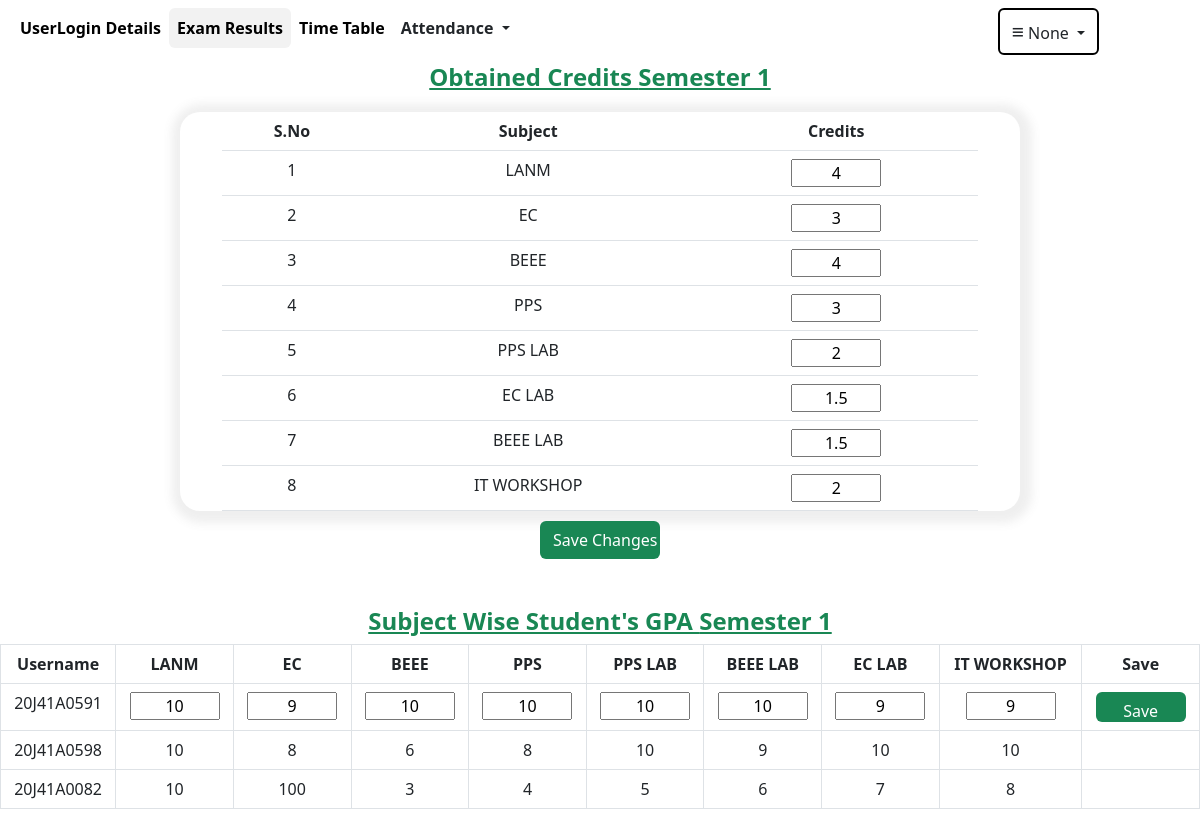
The page /edituserresults/20J41A0591/sem1 on the database its author committed.
### user/models.py (models this page shows, shortened)
class Semester(models.Model):
    username=models.ForeignKey(LoginDetails,on_delete=models.CASCADE)
    LANM=models.IntegerField()
    c1=models.CharField(max_length=10,default=4)
    EC=models.IntegerField()
    c2=models.CharField(max_length=10,default=4)
    BEEE=models.IntegerField()
    c3=models.CharField(max_length=10,default=3)
    PPS=models.IntegerField()
    c4=models.CharField(max_length=10,default=3)
    PPS_LAB=models.IntegerField(default=0)
    c5=models.CharField(max_length=10,default=3)
    EC_LAB=models.IntegerField()
    c6=models.CharField(max_length=10,default=1)
    BEEE_LAB=models.IntegerField()
    c7=models.CharField(max_length=10,default=1.5)
    IT_WORKSHOP=models.IntegerField()
    c8=models.CharField(max_length=10,default=1.5)
    ENG=models.IntegerField(default=0)
    c9=models.CharField(max_length=10,default=3)
    PandS=models.IntegerField(default=0)
    c10=models.CharField(max_length=10,default=3)
    SCP=models.IntegerField(default=0)
    c11=models.CharField(max_length=10,default=4)
    PYTHON=models.IntegerField(default=0)
    c12=models.CharField(max_length=10,default=4)
    EG=models.IntegerField(default=0)
    c13=models.CharField(max_length=10,default=3)
    ENG_LAB=models.IntegerField(default=0)
    c14=models.CharField(max_length=10,default=1)
    SCP_LAB=models.IntegerField(default=0)
    c15=models.CharField(max_length=10,default=1)
    PYTHON_LAB=models.IntegerField(default=0)
    c16=models.CharField(max_length=10,default=2)
    DM=models.IntegerField(default=0)
    c17=models.CharField(max_length=10,default=3)
    COA=models.IntegerField(default=0)
    c18=models.CharField(max_length=10,default=3)
    DS=models.IntegerField(default=0)
    c19=models.CharField(max_length=10,default=3)
    JAVA=models.IntegerField(default=0)
    c20=models.CharField(max_length=10,default=3)
    OS=models.IntegerField(default=0)
    c21=models.CharField(max_length=10,default=3)
    DS_LAB=models.IntegerField(default=0)
    c22=models.CharField(max_length=10,default=1.5)
    JAVA_LAB=models.IntegerField(default=0)
    c23=models.CharField(max_length=10,default=1.5)
    OS_LAB=models.IntegerField(default=0)
    c24=models.CharField(max_length=10,default=2)
    GS=models.IntegerField(default=0)
    c25=models.CharField(max_length=10,default=0)
    ASOT=models.IntegerField(default=0)
    c26=models.CharField(max_length=10,default=3)
    DBMS=models.IntegerField(default=0)
    c27=models.CharField(max_length=10,default=3)
    WT=models.IntegerField(default=0)
    c28=models.CharField(max_length=10,default=3)
    DAA=models.IntegerField(default=0)
    c29=models.CharField(max_length=10,default=3)
    CC=models.IntegerField(default=0)
    c30=models.CharField(max_length=10,default=3)
    DBMS_LAB=models.IntegerField(default=0)
    c31=models.CharField(max_length=10,default=2)
    WT_LAB=models.IntegerField(default=0)
    c32=models.CharField(max_length=10,default=1.5)
    DAA_LAB=models.IntegerField(default=0)
    c33=models.CharField(max_length=10,default=1.5)
    ES=models.IntegerField(default=0)
    c34=models.CharField(max_length=10,default=0)

class LoginDetails(models.Model):
    username=models.CharField(max_length=20,primary_key=True)
    password=models.CharField(max_length=20)
    name=models.CharField(max_length=100)
    usertype=models.CharField(max_length=30,default="usertype")
    dept=models.CharField(max_length=30,default="department")
    def __str__(self):
        return self.username

### user/views.py (the view, shortened to what this page needs)
# urls.py: path('edituserresults/<str:pk>/<str:sem>',views.edituserresults,name="edituserresults"),
def edituserresults(request,pk,sem):
    users=LoginDetails.objects.filter(usertype="Student").order_by('username')
    stu=LoginDetails.objects.get(username=pk)
    ans=""
    if sem=="sem1":
        ans="Semester 1"
        try:
            student=Semester.objects.get(username=pk)
        except:
            student=Semester.objects.create(username=stu,LANM=0,EC=0,BEEE=0,PPS=0,PPS_LAB=0,EC_LAB=0,BEEE_LAB=0,IT_WORKSHOP=0,c1=0,c2=0,c3=0,c4=0,c5=0,c6=0,c7=0,c8=0)
    return render(request,'editresults.html',{'ans':ans,'semm':Semester.objects.all(),'stu':stu,'username':pk,'sem':sem,'users':users,'student':student,'uname':request.session.get('uname'),'name':request.session.get('name')})

### user/templates/editresults.html (shortened to what this page needs)
{% extends 'sem.html'%}
{% block cont%}
<form action='/edituserresults/{{username}}/{{sem}}' method='post'>
    <center>
    {% if sem == "sem1" %}
    <center>
        <h4 class="text-success fw-bolder text-decoration-underline">Obtained Credits {{ans}}</h4>
    </center>
    <div class="conta">
    <table class="table tab table-hover">
            <tr><th>S.No</th><th>Subject</th><th>Credits</th></tr>
            <tr><td>1</td><td>LANM</td><td><input name="lanm_credits" type="text" value="{{student.c1}}"></td></tr>
            <tr><td>2</td><td>EC</td><td><input type="text" name="ec_credits" value="{{student.c2}}"></td></tr>
            <tr><td>3</td><td>BEEE</td><td><input type="text" name="beee_credits" value="{{student.c3}}"></td></tr>
            <tr><td>4</td><td>PPS</td><td><input type="text" name="pps_credits"value="{{student.c4}}"></td></tr>
            <tr><td>5</td><td>PPS LAB</td><td><input type="text" name="pps_lab_credits"value="{{student.c5}}"></td></tr>
            <tr><td>6</td><td>EC LAB</td><td><input type="text" name="ec_lab_credits" value="{{student.c6}}"></td></tr>
            <tr><td>7</td><td>BEEE LAB</td><td><input type="text" name="beee_lab_credits" value="{{student.c7}}"></td></tr>
            <tr><td>8</td><td>IT WORKSHOP</td><td><input type="text"  name="it_credits" value="{{student.c8}}"></td></tr>
    </table>
</div>
{% endif %}
<input type="submit" class="btn text-white bg-success" style="width:120px;" value="Save Changes">
</center>
{%endblock%}
{% block table %}
{% if sem == "sem1" %}
<div class="outer">
<table class="table table-bordered" style="width:100vw;">
<tr class="tr"><th>Username</th><th>LANM</th><th>EC</th><th>BEEE</th><th>PPS</th><th>PPS LAB</th><th>BEEE LAB</th><th>EC LAB</th><th>IT WORKSHOP</th><th>Save</th></tr>
{% for user in semm%}
    {% if user.username == student.username %}
        <tr>
        <td>{{user.username}}</td>
        <td><input type="text" name="lanm" value="{{user.LANM}}"></td>
        <td><input type="text" name="ec" value="{{user.EC}}"></td>
        <td><input type="text" name="beee" value="{{user.BEEE}}"></td>
        <td><input type="text" name="pps" value="{{user.PPS}}"></td>
        <td><input type="text" name="pps_lab" value="{{user.PPS_LAB}}"></td>
        <td><input type="text" name="beee_lab" value="{{user.BEEE_LAB}}"></td>
        <td><input type="text" name="ec_lab" value="{{user.EC_LAB}}"></td>
        <td><input type="text" name="it" value="{{user.IT_WORKSHOP}}"></td>
        <td><input type="submit" class="btn text-white bg-success" style="height:30px;padding-bottom:10px;" value="Save"></td>
        </tr>
    {% endif %}
    {% if user.username != student.username %}
        <tr>
        <td>{{user.username}}</td>
        <td>{{user.LANM}}</td>
        <td>{{user.EC}}</td>
        <td>{{user.BEEE}}</td>
        <td>{{user.PPS}}</td>
        <td>{{user.PPS_LAB}}</td>
        <td>{{user.BEEE_LAB}}</td>
        <td>{{user.EC_LAB}}</td>
        <td>{{user.IT_WORKSHOP}}</td>
        <td></td>
        </tr>
    {% endif %}
{% endfor %}
</table>
{% endif %}
</form>
{% endblock %}

### user/templates/editresults.html (style rules this page uses)
input { width:90px; text-align:center; }
.tr { background-color:#0d6efd; }

### rows shown on the page
Semester: lanm_credits "4", ec_credits "3", beee_credits "4", ec_lab_credits "1.5", beee_lab_credits "1.5", it_credits "2", username "20J41A0591", lanm "10", ec "9", beee "10", pps "10", pps_lab "10", beee_lab "10", ec_lab "9", it "9"
Semester: username "20J41A0598", LANM "10", EC "8", BEEE "6", PPS "8", PPS_LAB "10", BEEE_LAB "9", EC_LAB "10", IT_WORKSHOP "10"
Semester: username "20J41A0082", LANM "10", EC "100", BEEE "3", PPS "4", PPS_LAB "5", BEEE_LAB "6", EC_LAB "7", IT_WORKSHOP "8"

### other values the page prints
{{ uname }} "None"
{{ ans }} "Semester 1"
